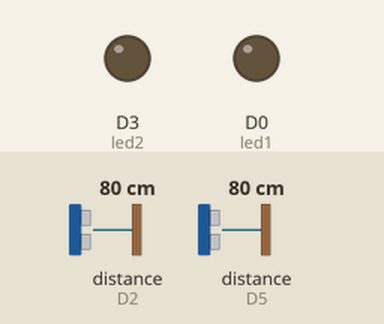
Simulated run of this sketch. Board: ESP8266 (NodeMCU). Shown: output pins drawn as LEDs (lit = HIGH). Wiring (inferred from the names in the program): 2 × ultrasonic range finder: trigger D4, echo D5 / trigger D1, echo D2. The inputs (shaded band) are chosen by the test bench; at power-on: distance to the obstacle (sensors on D2, D5) 80 cm. The echo pulse lasts 58.3 µs per cm; WiFi joins after 1.5 s; servers stay silent unless stated; the Firebase database answers and starts empty; pins used as bus, display or sensor lines are not drawn; what the sketch prints to the serial monitor is not drawn.

Above: at 2.7 s.
2.8 s: distance to the obstacle (sensor on D2) set to 12 cm
6.6 s: distance to the obstacle (sensor on D2) set to 9 cm
At 10.3 s:
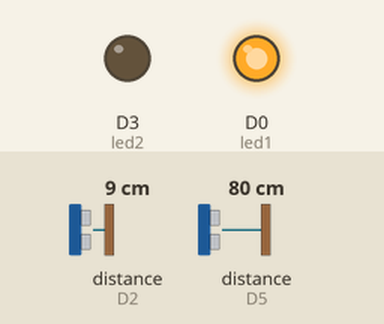
10.6 s: distance to the obstacle (sensor on D5) set to 12 cm
15.0 s: distance to the obstacle (sensor on D5) set to 9 cm
At 18.2 s:
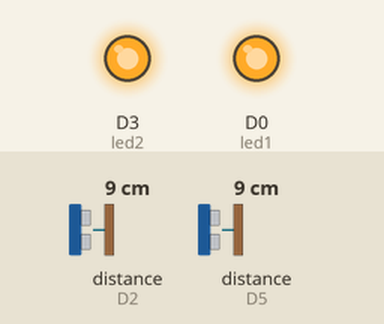
18.9 s: distance to the obstacle (sensor on D2) set to 18 cm
At 20.6 s:
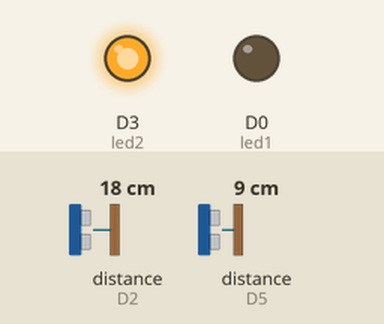
21.2 s: distance to the obstacle (sensor on D2) set to 2 cm
At 24.5 s:
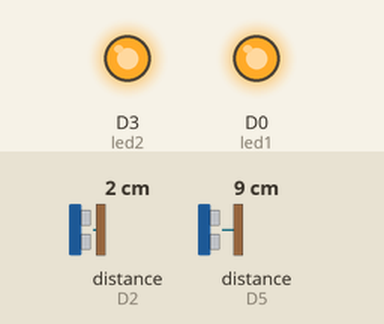
Timing chart, 0 to 25.6 s (numbered marks = the images above; inputs shaded):
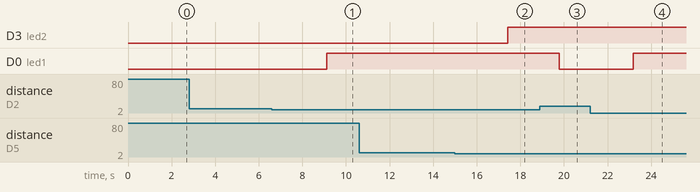

Measured:
- the behaviour switches between 11 and 10 cm on distance to the obstacle (sensor on D2) (found by bisection; images 0 and 1)
- the behaviour switches between 11 and 10 cm on distance to the obstacle (sensor on D5) (found by bisection; images 1 and 2)
- after the input at 2.8 s, every drawn part: stays the same
- after the input at 6.6 s, D0 (led1): LOW → HIGH after 2.5 s
- after the input at 10.6 s, every drawn part: stays the same
- after the input at 15.0 s, D3 (led2): LOW → HIGH after 2.4 s
- after the input at 18.9 s, D0 (led1): HIGH → LOW after 0.88 s
- after the input at 21.2 s, D0 (led1): LOW → HIGH after 2.0 s

The sketch:

conexionFirebase2.ino
```cpp
#include <ESP8266WiFi.h>
#include "FirebaseESP8266.h"

// Variables para conexión a wifi
//#define ssid "INFINITUMCBA5_2.4"
//#define password "W7MGmXhkMd"
//#define ssid "HUAWEI_P20_lite"
//#define password "0a19d822ddbc"
//#define ssid "INFINITUM4E7F"
//#define password "kwM6nePnPU"

#define ssid "marisol_iphone"
#define password "12344567"

// Variables para conexión a base de datos
const char *FIREBASE_HOST="https://conexion-node-8266-default-rtdb.firebaseio.com/";
const char *FIREBASE_AUTH="Hah2fwU4wyMjEybRVOfXRTBgLFbqVcPXoqZiVrIX";
#define API_KEY "AIzaSyAEvkjLMYDlxLdJV5C0syxlQPStdxpoWnA"


// Firebase Data object in the global scope
FirebaseData firebaseData;
bool iterar = true;

//Definimos variable de harware
//Tercer sensor
const int led1 = D0;  //Asiganmos el pin Led al pin D0
const int trig1 = D1; //Asiganmos el pin Trigger al pin D1
const int echo1 = D2; //Asiganmos el pin Echo al pin D2

//Cuarto sensor
const int led2 = D3;  //Asiganmos el pin Led al pin D0
const int trig2 = D4; //Asiganmos el pin Trigger al pin D1
const int echo2 = D5; //Asiganmos el pin Echo al pin D2


//Función para inicializar programa
void setup(){
  Serial.begin(115200);
  Serial.println();

  //Comenzamos conexión a wifi
  WiFi.begin(ssid, password);

  while (WiFi.status() != WL_CONNECTED){
    Serial.print(".");
    delay(250);
  }

  Serial.print("\nConectado al Wi-Fi");
  Serial.println();

  //Comenzamos conexión a base de datos
  Firebase.begin(FIREBASE_HOST, FIREBASE_AUTH);
  Firebase.reconnectWiFi(true);


   //Definimos pines
   //Primer sensor
    pinMode(D0, OUTPUT); //Configuramos el pin Led como un pin de salida
    pinMode (D1, OUTPUT); //Configuramos el pin Trigger como un pin de salida
    pinMode (D2, INPUT); //Configuramos el pin Echo como un pin de entrada

    //Segundo sensor
    pinMode(D3, OUTPUT); //Configuramos el pin Led como un pin de salida
    pinMode (D4, OUTPUT); //Configuramos el pin Trigger como un pin de salida
    pinMode (D5, INPUT); //Configuramos el pin Echo como un pin de entrada
}


//Funcion para determinar si hay un vehiculo en el lugar
bool scanner(int trig, int echo){
  //Delcaramos variables para el calculo
  long tiempo;
  long distancia;

  //Comenzamos calculo
  digitalWrite(trig, LOW); //El ciclo inicia con el pin Trigger apagado
  delayMicroseconds(4); //Pasan 4 microsegundos
  digitalWrite(trig, HIGH); //Luego de ese tiempo el pin Trigger se enciende
  delayMicroseconds(10);
  digitalWrite(trig, LOW);
  tiempo = pulseIn(echo, HIGH); //El tiempo que el sonido tarda en llegar al receptor de eco es almacenado en la variable "tiempo"
  tiempo = tiempo/2; //El pin Echo ha registrado el tiempo que tarda el sonido en ir y regresar, pero solo nos interesa la mitad del recorrido
  distancia = tiempo* 0.000001 * 34300; //Fórmula para calcular la distancia (34300 velocidad del sonido en cm/s) (0.000001 para convertir tiempo a segundos

  //Mostramos resultado del calculo
  Serial.print (distancia);
  Serial.println ("cm");
  delay (50);

  if(distancia < 10){
   return true;
  } else {
   return false;
  }
}


//Función principal (ejecucion de programa)
void loop(){
  String path1 = "/lugar/-MpIA0Gt_nB6HirP6i9X/";
  String path2 = "/lugar/-MpIA0Gt_nB6HirP6i9Xy/";
  iterar = true;
  int cont = 0;
  while (iterar){
    if(cont==0){
      Serial.println ("Sensor 3");
      //Pedimos a la base de datos si el lugar ya esta apartado
       bool ocupado = scanner(trig1, echo1); //Verificamos si detecta algo el sensor

      if(ocupado==1){ //El lugar esta ocuapdo
        Firebase.setInt(firebaseData, path1 + "/status", 1);
        digitalWrite(led1,HIGH); //El lugar ya esta ocupado
      }else{
        //Pedimos a la base de datos si el lugar ya esta apartado
        Firebase.getInt(firebaseData, path1 + "/status");
        int apartado = firebaseData.intData();

        if(apartado==2){
          Firebase.setInt(firebaseData, path1 + "/status", 2);
          digitalWrite(led1,HIGH); //El lugar ya esta apartado
        }else{
          Firebase.setInt(firebaseData, path1 + "/status", 0);
          digitalWrite(led1,LOW); //El lugar esta desocupado
        }
      }

    }else if(cont == 1){
      Serial.println ("Sensor 4");
      //Pedimos a la base de datos si el lugar ya esta apartado
       bool ocupado = scanner(trig2, echo2); //Verificamos si detecta algo el sensor

      if(ocupado==1){ //El lugar esta ocuapdo
        Firebase.setInt(firebaseData, path2 + "/status", 1);
        digitalWrite(led2,HIGH); //El lugar ya esta ocupado
      }else{
        //Pedimos a la base de datos si el lugar ya esta apartado
        Firebase.getInt(firebaseData, path2 + "/status");
        int apartado = firebaseData.intData();

        if(apartado==2){
          Firebase.setInt(firebaseData, path2 + "/status", 2);
          digitalWrite(led2,HIGH); //El lugar ya esta apartado
        }else{
          Firebase.setInt(firebaseData, path2 + "/status", 0);
          digitalWrite(led2,LOW); //El lugar esta desocupado
        }
      }
    }
    cont++;
    if(cont > 2){
      cont=0;
    }
    delay(1000);
  }

  Firebase.end(firebaseData);

} // End Loop
```
